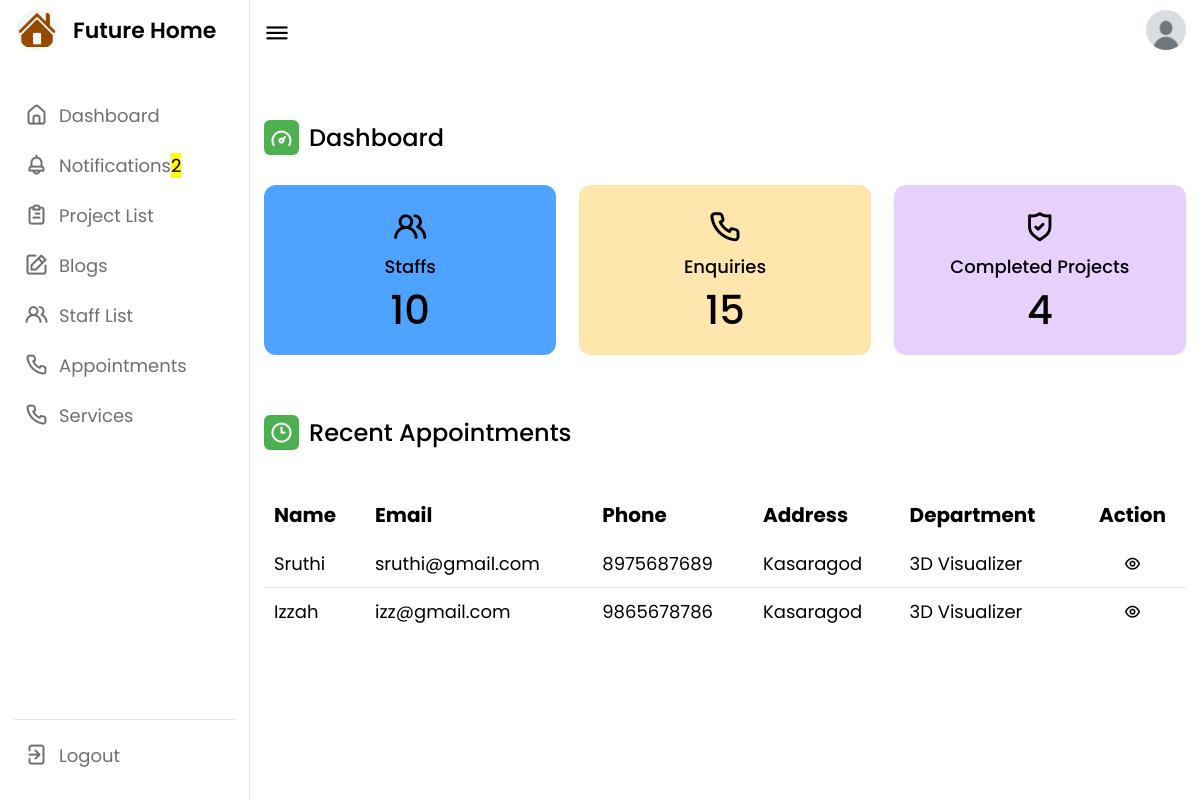
/AdminDashboard (signed in), run on the app's committed database.
### future_app/models.py (models this page shows, shortened)
class User(AbstractUser):
    USERNAME_FIELD = 'email'
    REQUIRED_FIELDS = ['username', 'phone_number']
    user_type = models.IntegerField(default=1, choices=userchoices)
    phone_number = models.CharField(max_length=10, null=True, blank=True)
    email = models.EmailField(null=True, blank=True, unique=True)
    created_at = models.DateField(auto_now_add=True)
    name = models.CharField(max_length=100, null=True, blank=True)

class Appointment(models.Model):
    date = models.CharField(max_length=10, null=True, blank=True)
    time = models.CharField(max_length=10, null=True, blank=True)
    department = models.CharField(max_length=100, null=True, blank=True)
    description = models.TextField(null=True, blank=True)
    address = models.TextField(max_length=100, null=True, blank=True)
    staff_name = models.ForeignKey(User, on_delete=models.CASCADE, related_name='appointments_as_staff', null=True, blank=True)
    client = models.ForeignKey(User, on_delete=models.CASCADE, related_name='appointments_as_client', default=1)  # Set a valid default
    status = models.IntegerField(default=1, choices=status)
    created_at = models.DateTimeField(auto_now_add=True, null=True)

### future_app/views.py (the view)
# urls.py: path('AdminDashboard', views.AdminDashboard, name='AdminDashboard'),
@login_required
def AdminDashboard(request):
    unread_count = Notification.objects.filter(user=request.user.id, read=False).count()
    staff = Staff.objects.all().count()
    projects = Project.objects.filter(status=3).count()
    enquiry = Appointment.objects.all().count()
    client = User.objects.all()
    app = Appointment.objects.filter(status=1).order_by('-created_at')[:10]
    return render(request, 'admin_dashboard.html', locals())

### templates/admin_dashboard.html (shortened to what this page needs)
<!DOCTYPE html>
{% load static %}
<html lang="en">
<head>
    <link rel="stylesheet" href="{% static 'css/admin.css' %}">
    <link rel="stylesheet" href="https://cdnjs.cloudflare.com/ajax/libs/font-awesome/6.4.2/css/all.min.css">
    <link rel="stylesheet" href="https://unicons.iconscout.com/release/v4.0.0/css/line.css">
</head>
<body>
    <nav>
        <div class="logo-name">
            <div class="logo-image">
                <img src="{% static 'img/favicon.png' %}" alt="">
            </div>
            <span class="logo_name">Future Home</span>
        </div>
        <div class="menu-items">
            <ul class="nav-links">
                <li><a href="{% url 'AdminDashboard' %}">
                    <i class="uil uil-estate"></i>
                    <span class="link-name">Dashboard</span>
                </a></li>
                <li><a href="{% url 'admin_notification' %}">
                    <i class="uil uil-bell"></i>
                    <span class="link-name">Notifications</i><mark class="big swing">{{ unread_count }}</mark></span>
                </a></li>
                <li><a href="{% url 'admin_project_list' %}">
                    <i class="uil uil-clipboard-alt"></i>
                    <span class="link-name">Project List</span>
                </a></li>
                <li><a href="{% url 'admin_blogs' %}">
                    <i class="uil uil-edit"></i>
                    <span class="link-name">Blogs</span>
                </a></li>
                <li><a href="{% url 'staff_list' %}">
                    <i class="uil uil-users-alt"></i>
                    <span class="link-name">Staff List</span>
                </a></li>
                <li><a href="{% url 'appointment_list' %}">
                    <i class="uil uil-phone"></i>
                    <span class="link-name">Appointments</span>
                </a></li>
                <li><a href="{% url 'services_list' %}">
                    <i class="uil uil-phone"></i>
                    <span class="link-name">Services</span>
                </a></li>
            </ul>
            <ul class="logout-mode">
                <li><a href="{% url 'logout' %}">
                    <i class="uil uil-signout"></i>
                    <span class="link-name">Logout</span>
                </a></li>
            </ul>
        </div>
    </nav>
    <section class="dashboard" style="justify-content:space-between;">
        <div class="top">
            <i class="uil uil-bars sidebar-toggle"></i>
            <a href="{% url 'admin_profile' %}"><img src="static/img/profile.jpg" alt=""></a>
        </div>
        <div class="dash-content">
            <div class="overview">
                <div class="title">
                    <i class="uil uil-tachometer-fast-alt"></i>
                    <span class="text">Dashboard</span>
                </div>
                <div class="boxes">
                    <div class="box box1">
                        <i class="uil uil-users-alt"></i>
                        <span class="text">Staffs</span>
                        <span class="number">{{ staff }}</span>
                    </div>
                    <div class="box box2">
                        <i class="uil uil-phone"></i>
                        <span class="text">Enquiries</span>
                        <span class="number">{{ enquiry }}</span>
                    </div>
                    <div class="box box3">
                        <i class="uil uil-shield-check"></i>
                        <span class="text">Completed Projects</span>
                        <span class="number">{{ projects }}</span>
                    </div>
                </div>
            </div>
            <div class="activity">
                <div class="title">
                    <i class="uil uil-clock-three"></i>
                    <span class="text">Recent Appointments</span>
                </div>
                <div class="activity-data">
                    <table>
                        <thead>
                            <tr>
                                <th>Name</th>
                                <th>Email</th>
                                <th>Phone</th>
                                <th>Address</th>
                                <th>Department</th>
                                <th>Action</th>
                            </tr>
                        </thead>
                        <tbody>
                            {% for i in app %}
                            {% for j in client %}
                            {% if i.client_id == j.id %}
                                <tr>
                                    <td>{{ j.name }}</td>
                                    <td>{{ j.email }}</td>
                                    <td>{{ j.phone_number }}</td>
                                    <td>{{ i.address }}</td>
                                    <td>{{ i.department }}</td>
                                    <td class="action-buttons">
                                        <a href="{% url 'schedule_app_view' i.id %}"><i class="uil uil-eye"></i></a>
                                    </td>
                                </tr>
                            {% endif %}
                            {% endfor %}
                            {% endfor %}
                        </tbody>
                    </table>
                </div>
            </div>
        </div>
    </section>
</body>
</html>

### static/css/admin.css (style rules this page uses)
* { margin: 0; padding: 0; box-sizing: border-box; font-family: 'Poppins', sans-serif; }
:root { --primary-color: #4CAF50; --panel-color: #FFF; --text-color: #000; --black-light-color: #707070; --border-color: #e6e5e5; --toggle-color: #DDD; --box1-color: #4DA3FF; --box2-color: #FFE6AC; --box3-color: #E7D1FC; --title-icon-color: #fff; --tran-05: all 0.5s ease; --tran-03: all 0.3s ease; --tran-03: all 0.2s ease; }
body { min-height: 100vh; background-color: var(--primary-color); }
nav { position: fixed; top: 0; left: 0; height: 100%; width: 250px; padding: 10px 14px; background-color: var(--panel-color); border-right: 1px solid var(--border-color); transition: var(--tran-05); }
nav .logo-name { display: flex; align-items: center; }
nav .logo-image { display: flex; justify-content: center; min-width: 45px; }
nav .logo-image img { width: 40px; object-fit: cover; border-radius: 50%; }
nav .logo-name .logo_name { font-size: 22px; font-weight: 600; color: var(--text-color); margin-left: 14px; transition: var(--tran-05); }
nav .menu-items { margin-top: 40px; height: calc(100% - 90px); display: flex; flex-direction: column; justify-content: space-between; }
.menu-items li { list-style: none; }
.menu-items li a { display: flex; align-items: center; height: 50px; text-decoration: none; position: relative; }
.menu-items li a i { font-size: 24px; min-width: 45px; height: 100%; display: flex; align-items: center; justify-content: center; color: var(--black-light-color); }
.menu-items li a .link-name { font-size: 18px; font-weight: 400; color: var(--black-light-color); transition: var(--tran-05); }
.menu-items .logout-mode { padding-top: 10px; border-top: 1px solid var(--border-color); }
.dashboard { position: relative; left: 250px; background-color: var(--panel-color); min-height: 100vh; width: calc(100% - 250px); padding: 10px 14px; transition: var(--tran-05); }
.dashboard .top { position: fixed; top: 0; left: 250px; display: flex; width: calc(100% - 250px); justify-content: space-between; align-items: center; padding: 10px 14px; background-color: var(--panel-color); transition: var(--tran-05); z-index: 10; }
.dashboard .top .sidebar-toggle { font-size: 26px; color: var(--text-color); cursor: pointer; }
.top img { width: 40px; border-radius: 50%; }
.dashboard .dash-content { padding-top: 50px; }
.dash-content .title { display: flex; align-items: center; margin: 60px 0 30px 0; }
.dash-content .title i { position: relative; height: 35px; width: 35px; background-color: var(--primary-color); border-radius: 6px; color: var(--title-icon-color); display: flex; align-items: center; justify-content: center; font-size: 24px; }
.dash-content .title .text { font-size: 24px; font-weight: 500; color: var(--text-color); margin-left: 10px; }
.dash-content .boxes { display: flex; align-items: center; justify-content: space-between; flex-wrap: wrap; }
.dash-content .boxes .box { display: flex; flex-direction: column; align-items: center; border-radius: 12px; width: calc(100% / 3 - 15px); padding: 15px 20px; background-color: var(--box1-color); transition: var(--tran-05); }
.boxes .box i { font-size: 35px; color: var(--text-color); }
.boxes .box .text { white-space: nowrap; font-size: 18px; font-weight: 500; color: var(--text-color); }
.boxes .box .number { font-size: 40px; font-weight: 500; color: var(--text-color); }
.boxes .box.box2 { background-color: var(--box2-color); }
.boxes .box.box3 { background-color: var(--box3-color); }
.dash-content .activity .activity-data { display: flex; justify-content: space-between; align-items: center; width: 100%; }
.activity .activity-data { display: flex; }

### templates/admin_dashboard.html (style rules this page uses)
table { width: 100%; border-collapse: collapse; margin-top: 10px; }
table thead th { font-size: 20px; }
table tbody td { font-size: 18px; }
table tr { color: black; border-bottom: 1px solid rgba(0,0,0,0.1); }
table tr:last-child { border-bottom: none; }
table tr td, table tr th { padding: 10px; }
table tr td:last-child, table tr th:last-child { text-align: center; }
table tr td:nth-child(2), table tr th:nth-child(2) { text-align: left; }
table tr td:nth-child(3), table tr th:nth-child(3) { text-align: left; }
table tr td:nth-child(4), table tr th:nth-child(4) { text-align: left; }
table tr td:nth-child(5), table tr th:nth-child(5) { text-align: left; }
table tr th:first-child { text-align: left; }
.action-buttons { display: flex; gap: 5px; justify-content: space-evenly; }
.action-buttons a { color: black; margin-top: 0; }

### data on the page
Appointment: address "Kasaragod", department "3D Visualizer"
User: name "Sruthi", email "sruthi@gmail.com", phone_number "8975687689"
Appointment: address "Kasaragod", department "3D Visualizer"
User: name "Izzah", email "izz@gmail.com", phone_number "9865678786"

### other printed values
{{ unread_count }} "2"
{{ staff }} "10"
{{ enquiry }} "15"
{{ projects }} "4"
